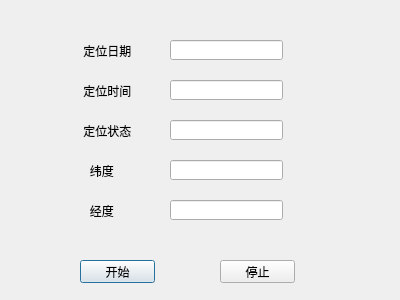
<?xml version="1.0" encoding="UTF-8"?>
<ui version="4.0">
 <class>Dialog</class>
 <widget class="QDialog" name="Dialog">
  <property name="geometry">
   <rect>
    <x>0</x>
    <y>0</y>
    <width>400</width>
    <height>300</height>
   </rect>
  </property>
  <property name="windowTitle">
   <string>GPS Viewer</string>
  </property>
  <widget class="QPushButton" name="pushButton">
   <property name="geometry">
    <rect>
     <x>80</x>
     <y>260</y>
     <width>75</width>
     <height>23</height>
    </rect>
   </property>
   <property name="text">
    <string>开始</string>
   </property>
  </widget>
  <widget class="QPushButton" name="pushButton_2">
   <property name="geometry">
    <rect>
     <x>220</x>
     <y>260</y>
     <width>75</width>
     <height>23</height>
    </rect>
   </property>
   <property name="text">
    <string>停止</string>
   </property>
  </widget>
  <widget class="QLabel" name="label">
   <property name="geometry">
    <rect>
     <x>80</x>
     <y>80</y>
     <width>81</width>
     <height>21</height>
    </rect>
   </property>
   <property name="text">
    <string> 定位时间</string>
   </property>
  </widget>
  <widget class="QLineEdit" name="Time">
   <property name="geometry">
    <rect>
     <x>170</x>
     <y>80</y>
     <width>113</width>
     <height>20</height>
    </rect>
   </property>
  </widget>
  <widget class="QLineEdit" name="Status">
   <property name="geometry">
    <rect>
     <x>170</x>
     <y>120</y>
     <width>113</width>
     <height>20</height>
    </rect>
   </property>
  </widget>
  <widget class="QLabel" name="label_2">
   <property name="geometry">
    <rect>
     <x>80</x>
     <y>120</y>
     <width>81</width>
     <height>21</height>
    </rect>
   </property>
   <property name="text">
    <string> 定位状态</string>
   </property>
  </widget>
  <widget class="QLineEdit" name="Longtitude">
   <property name="geometry">
    <rect>
     <x>170</x>
     <y>200</y>
     <width>113</width>
     <height>20</height>
    </rect>
   </property>
  </widget>
  <widget class="QLabel" name="label_3">
   <property name="geometry">
    <rect>
     <x>80</x>
     <y>200</y>
     <width>81</width>
     <height>21</height>
    </rect>
   </property>
   <property name="text">
    <string>   经度</string>
   </property>
  </widget>
  <widget class="QLabel" name="label_4">
   <property name="geometry">
    <rect>
     <x>80</x>
     <y>160</y>
     <width>81</width>
     <height>21</height>
    </rect>
   </property>
   <property name="text">
    <string>   纬度</string>
   </property>
  </widget>
  <widget class="QLineEdit" name="Latitude">
   <property name="geometry">
    <rect>
     <x>170</x>
     <y>160</y>
     <width>113</width>
     <height>20</height>
    </rect>
   </property>
   <property name="text">
    <string/>
   </property>
  </widget>
  <widget class="QLineEdit" name="Date">
   <property name="geometry">
    <rect>
     <x>170</x>
     <y>40</y>
     <width>113</width>
     <height>20</height>
    </rect>
   </property>
  </widget>
  <widget class="QLabel" name="label_5">
   <property name="geometry">
    <rect>
     <x>80</x>
     <y>40</y>
     <width>81</width>
     <height>21</height>
    </rect>
   </property>
   <property name="text">
    <string> 定位日期</string>
   </property>
  </widget>
 </widget>
 <layoutdefault spacing="6" margin="11"/>
 <resources/>
 <connections/>
</ui>
